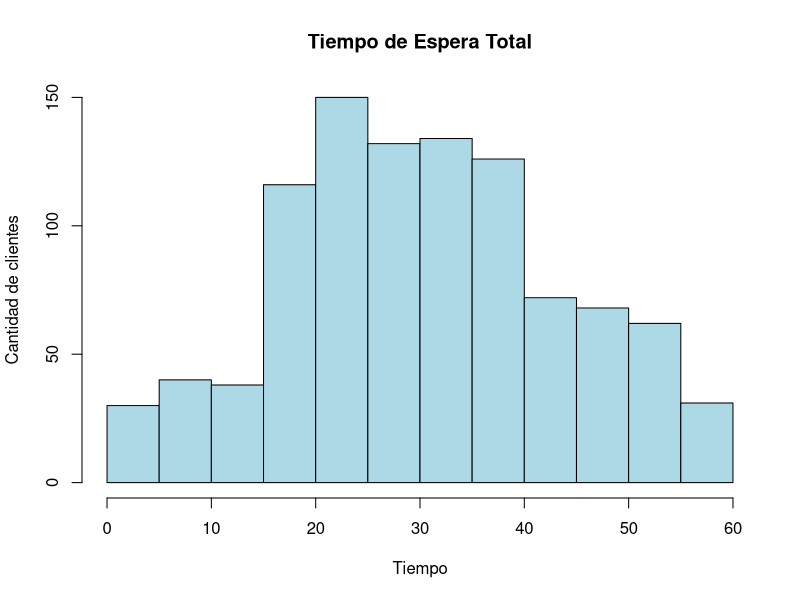
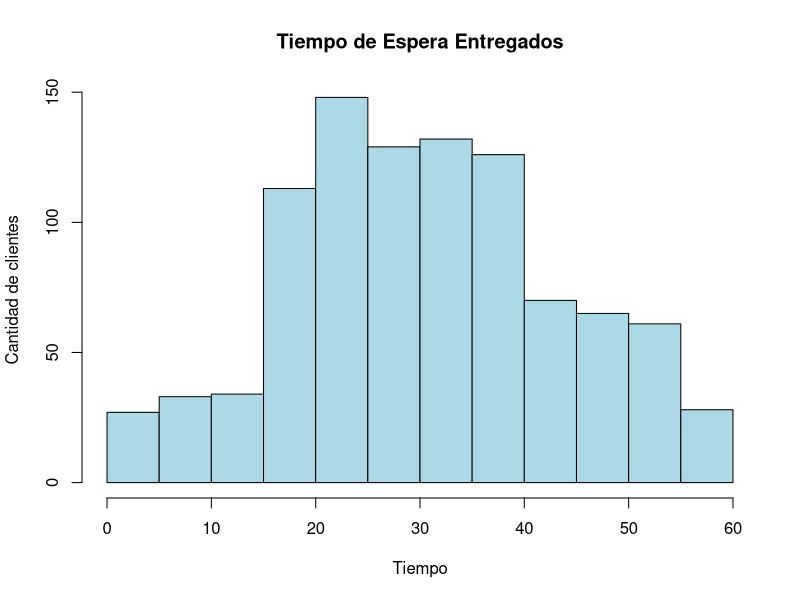
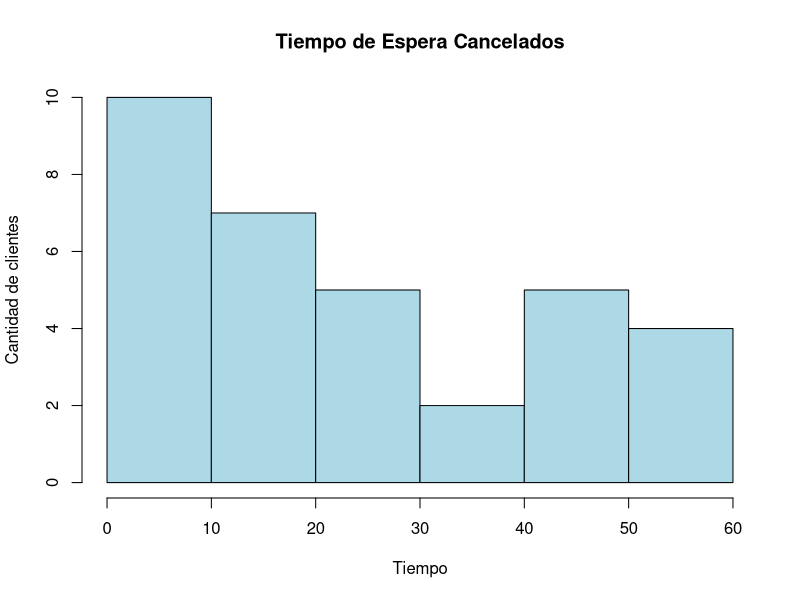
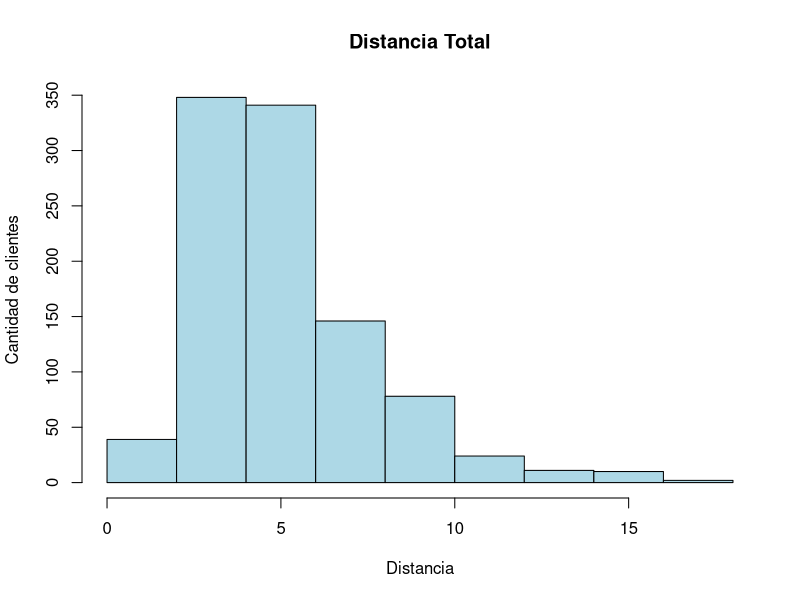
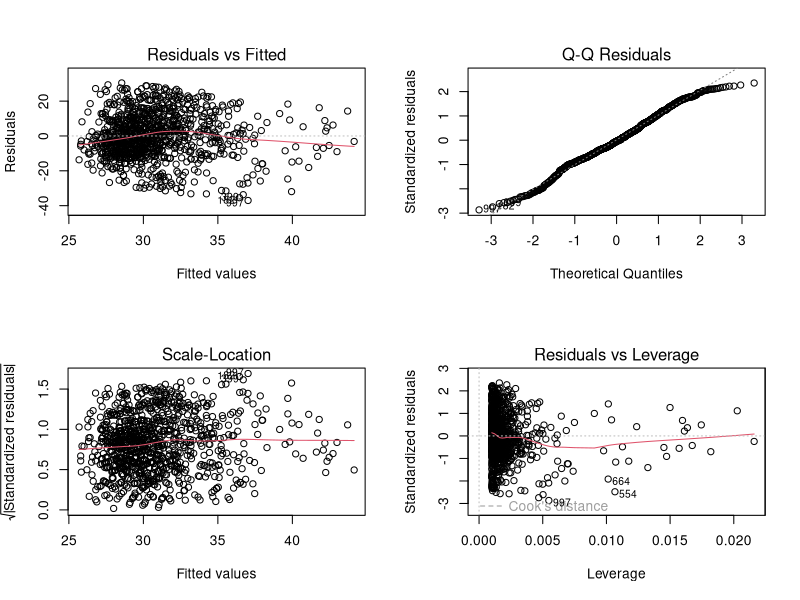

The R script that drew these images, in order: (Note: this script raises an error after producing the figures.)

#Ejercicio 1

install.packages("lubridate") #antes de comenzar instalamos y cargamos paquetes que nos serán útiles
install.packages("tidyverse")
install.packages("dplyr")
install.packages("ggplot2")

library(lubridate)
library(tidyverse)
library(dplyr)
library(ggplot2)

ordenes<-read.csv("Ordenes.csv")
ordenes_agrupadas<-read.csv("ordenes_agrupadas.csv")

#A)

ordenes_2<-filter(ordenes,as.Date(creation_time)=="2021-11-01") #filtramos las órdenes del 1/11/2021
ordenes_3<-merge(ordenes_2,ordenes_agrupadas) #fusionamos los dataframes en base a los order_id presentes en ambos

porcentaje_agrupadas_GLV<-nrow(filter(ordenes_3,city_code=="GLV",is_unbundled=="FALSE"))/nrow(filter(ordenes_2,city_code=="GLV"))
porcentaje_agrupadas_PLY<-nrow(filter(ordenes_3,city_code=="PLY",is_unbundled=="FALSE"))/nrow(filter(ordenes_2,city_code=="PLY"))
#solo consideramos como órdenes agrupadas las que tienen "FALSE" en is_unbundled, según indicado por el ayudante

if(porcentaje_agrupadas_GLV>porcentaje_agrupadas_PLY){
  print(paste("El porcentaje de órdenes agrupadas en GLV es",porcentaje_agrupadas_GLV/porcentaje_agrupadas_PLY*100,"%","mayor"))
} else if(porcentaje_agrupadas_GLV==porcentaje_agrupadas_PLY){
  print(paste("El porcentaje de órdenes agrupadas no difiere entre las ciudades"))
} else {
  print(paste("El porcentaje de órdenes agrupadas en PLY es",porcentaje_agrupadas_PLY/porcentaje_agrupadas_GLV*100,"%","mayor"))
} #notar que R no nos tira error si alguna de las ciudades no tiene órdenes agrupadas (es decir, si dividimos por cero)

#B)

#asumimos que cada fila corresponde a un repartidor diferente (pues no hay manera de relacionarlas) y que todos los campos del data frame corresponden a los últimos 30 días (no sabemos qué día es hoy)

ordenes_4<-filter(ordenes,final_status=="DeliveredStatus") #eliminamos las ordenes canceladas

pickup_time<-ymd_hms(ordenes_4$pickup_time)
enters_delivery<-ymd_hms(ordenes_4$enters_delivery)
time_diff<-as.vector(difftime(enters_delivery,pickup_time,units="secs"))
avg_speed<-ordenes_4$pd_dist/time_diff
ordenes_5<-cbind(ordenes_4,avg_speed) #medimos la velocidad en metros por segundo (suponiendo distancia en metros)

ordenes_agrupadas_2<-merge(ordenes_5,ordenes_agrupadas,all=TRUE) #fusionamos ambos data.frames, manteniendo las ordenes no agrupadas
ordenes_agrupadas_2<-ordenes_agrupadas_2[order(ordenes_agrupadas_2$bundle_id,ordenes_agrupadas_2$pd_dist),] #ordenadas primero por bundle_id y luego por distancia de menor a mayor

ordenes_agrupadas_3<-ordenes_agrupadas_2%>% 
  group_by(bundle_id) %>% #realizamos la operación por cada bundle
  mutate(keep = case_when(
    is.na(bundle_id)~T, #dejamos las órdenes no agrupadas
    row_number()==1~T, #dejamos la primer orden de cada bundle (recordar que estaban ordenadas por distancia de menor a mayor, es decir, dejamos la de menor distancia)
    T~F))

ordenes_agrupadas_3<-filter(ordenes_agrupadas_3,keep==T)%>%select(-keep)%>%ungroup() #eliminamos la columna agregada y deshacemos la agrupación

#conseguimos un data.frame que considera solo la trayectoria al primer punto de entrega en caso de ser orden agrupada

ordenes_agrupadas_3<-ordenes_agrupadas_3[order(ordenes_agrupadas_3$city_code),]

x=0
y=0
for(city in ordenes_agrupadas_3$city_code){
  if(is.na(city)=="FALSE"){
    x=x+1
    y=y+1
    print(paste("La velocidad promedio del repartidor",x,"de la ciudad",city,"es",ordenes_agrupadas_3[y,9],"m/s"))} 
  else{
    y+1
    next}
} #velocidad promedio por repartidor de cada ciudad

previous_city=NA
for(city in ordenes_agrupadas_3$city_code){
  if(city %in% previous_city=="FALSE"){
  print(paste("La velocidad promedio en",city,"es",sum((filter(ordenes_agrupadas_3,city_code==city)$avg_speed)/nrow(filter(ordenes_agrupadas_3,city_code==city))),"m/s"))
  previous_city<-c(city,previous_city)}
  else{
    next
  }
} #velocidad promedio por ciudad

#Ejercicio 2

datos<-read.csv("dataset_ejercicio2.csv")
c<-datos$id
for (i in 1:nrow(datos)) {               
  if(is.na(c[i])=="TRUE"){
    datos<-datos[-i,]
  }
} # eliminamos los id con NA
attach(datos)

#A)

#1)
summary(Total.Time) #summary nos otorga info básica sobre la variable

hist(Total.Time,main="Tiempo de Espera Total",xlab="Tiempo",ylab="Cantidad de clientes",col="light blue")

mean(datos[datos[,"transport"]=="BICYCLE","Total.Time"],na.rm = TRUE)
sd(datos[datos[,"transport"]=="BICYCLE","Total.Time"],na.rm = TRUE)

mean(datos[datos[,"transport"]=="CAR","Total.Time"],na.rm = TRUE)
sd(datos[datos[,"transport"]=="CAR","Total.Time"],na.rm = TRUE)

mean(datos[datos[,"transport"]=="MOTORBIKE","Total.Time"],na.rm = TRUE)
sd(datos[datos[,"transport"]=="MOTORBIKE","Total.Time"],na.rm = TRUE)

#no se detecta variabilidad significativa en el tiempo de según el tipo de transporte

datos_sin_cancelados<-datos[final_status=="DeliveredStatus",]
hist(datos_sin_cancelados$Total.Time,main="Tiempo de Espera Entregados",xlab="Tiempo",ylab="Cantidad de clientes",col="light blue")
summary(datos_sin_cancelados$Total.Time)

datos_cancelados<-datos[final_status=="CanceledStatus",]
hist(datos_cancelados$Total.Time,main="Tiempo de Espera Cancelados",xlab="Tiempo",ylab="Cantidad de clientes",col="light blue")
summary(datos_cancelados$Total.Time)

#algunos cancelaron porque se arrepintieron, otros porque tardó mucho. En el medio no hay mucha densidad de datos

#sin cancelados no se detecta variabilidad significativa

#2)
summary(total_real_distance)
hist(total_real_distance,main="Distancia Total",xlab="Distancia",ylab="Cantidad de clientes",col="light blue")
sd(total_real_distance,na.rm = TRUE)

summary(datos[datos[,"transport"]=="BICYCLE","total_real_distance"],na.rm = TRUE)#debajo de la media poblacional
sd(datos[datos[,"transport"]=="BICYCLE","total_real_distance"],na.rm = TRUE) 
summary(datos[datos[,"transport"]=="CAR","total_real_distance"],na.rm = TRUE)#por encima de la media poblacional
sd(datos[datos[,"transport"]=="CAR","total_real_distance"],na.rm = TRUE)
summary(datos[datos[,"transport"]=="MOTORBIKE","total_real_distance"],na.rm = TRUE) #en el medio de las otras dos
sd(datos[datos[,"transport"]=="MOTORBIKE","total_real_distance"],na.rm = TRUE)

par(mfrow=c(2,2))
y<-lm(Total.Time~total_real_distance)
plot(y)
summary(y)
cor.test(total_real_distance,Total.Time) #prácticamente no hay correlación
#recordar analizar las conclusiones

#3)
for(i in 1:5){
  if(i==1){
    print(paste("la cantidad de reasignados",i,"vez es",nrow(datos[datos[,"number_of_assignments"]>i,])))
  } else {
    print(paste("la cantidad de reasignados",i,"veces es",nrow(datos[datos[,"number_of_assignments"]>i,])))
  }
}

for(i in 1:5){
  if(i==1){
    print(paste("la probabilidad de que sea reasignado",i,"vez es",nrow(datos[datos[,"number_of_assignments"]>i,])/nrow(datos)))
  } else {
    print(paste("la probabilidad de que sea reasignado",i,"veces es",nrow(datos[datos[,"number_of_assignments"]>i,])/nrow(datos)))
  }
}

#B)
datos_reasignaciones<-datos[datos[,"number_of_assignments"]>1,]
datos_reasignaciones$number_of_assignments<-as.numeric(lapply(datos_reasignaciones$number_of_assignments,function(x)x-1)) #convertimos la columna "numero de asignaciones" en "número de reasignaciones"

#evaluamos la relación entre reasignaciones y tiempo total
mean(datos_reasignaciones$Total.Time,na.rm=TRUE) #notar que es mayor a la media sin discriminar por reasignaciones
for(i in 1:5){
  print(paste("el tiempo promedio en caso de",i,"reasignaciones es",mean(datos_reasignaciones[datos_reasignaciones[,"number_of_assignments"]==i,"Total.Time"],na.rm = TRUE)))
} #notar que con una reasignación el tiempo medio aumenta. La baja a partir de dos reasignaciones puede estar explicada por la disminución considerable del tamaño de muestra (no es suficientemente representativa para realizar inferencia estadística)
cor.test(datos_reasignaciones$Total.Time,datos_reasignaciones$number_of_assignments) #ver si dejar

#evaluamos la relación entre reasignaciones y medio de transporte
datos_reasignaciones_2<-datos_reasignaciones
for (i in 1:nrow(datos_reasignaciones)) { 
  if(datos_reasignaciones_2[i,"transport"]=="CAR"){
    datos_reasignaciones_2[i,"transport"]<-1
  } else if(datos_reasignaciones_2[i,"transport"]=="BICYCLE"){
    datos_reasignaciones_2[i,"transport"]<-2
  } else{
  datos_reasignaciones_2[i,"transport"]<-3}
}
cor.test(as.numeric(datos_reasignaciones_2$transport),datos_reasignaciones_2$number_of_assignments) #ver si dejar

mean(datos_reasignaciones[datos_reasignaciones[,"transport"]=="CAR","number_of_assignments"],na.rm = TRUE)
mean(datos_reasignaciones[datos_reasignaciones[,"transport"]=="BICYCLE","number_of_assignments"],na.rm = TRUE)
mean(datos_reasignaciones[datos_reasignaciones[,"transport"]=="MOTORBIKE","number_of_assignments"],na.rm = TRUE)

#evaluamos la relación entre reasignaciones y distancia total
mean(datos_reasignaciones$total_real_distance,na.rm=TRUE) #notar que es mayor a la media sin discriminar por reasignaciones
for(i in 1:5){
  print(paste("la distancia promedio en caso de",i,"reasignaciones es",mean(datos_reasignaciones[datos_reasignaciones[,"number_of_assignments"]==i,"total_real_distance"],na.rm = TRUE)))
} #notar que con una a tres reasignaciones la distancia media aumenta. La baja a partir de cuatro reasignaciones puede estar explicada por la disminución considerable del tamaño de muestra (no es suficientemente representativa para realizar inferencia estadística)
cor.test(datos_reasignaciones$total_real_distance,datos_reasignaciones$number_of_assignments) #ver si dejar

#C)
llegada_pedido<-ymd_hms(courier_enters_pickup_time_local)
retiro_pedido<-ymd_hms(pickup_time_local)
waiting_time_at_pickup<-as.vector(round(difftime(retiro_pedido,llegada_pedido,units="mins"),2)) #Armamos un vector de tiempo de espera
datos_2<-cbind(datos,waiting_time_at_pickup)

d<-datos_2$waiting_time_at_pickup
for (i in 1:nrow(datos_2)) {               
  if(is.na(d[i])=="TRUE"){
  datos_2[i,"waiting_time_at_pickup"]<-""}
} #Eliminamos los NA

datos_2$waiting_time_at_pickup<-as.numeric(datos_2$waiting_time_at_pickup)

if(is.na(id)=="TRUE"){
  datos_2_sin_NA<-datos[-i,]
} #ver como sacar los NA

summary(waiting_time_at_pickup)
sd(waiting_time_at_pickup,na.rm=TRUE) #observamos la alta variabilidad mencionada

#correlaciones posibles: store_address_id - is_food - 

cor.test(datos_2$store_address_id,datos_2$waiting_time_at_pickup)
cor.test(datos_2$number_of_assignments,datos_2$waiting_time_at_pickup)

